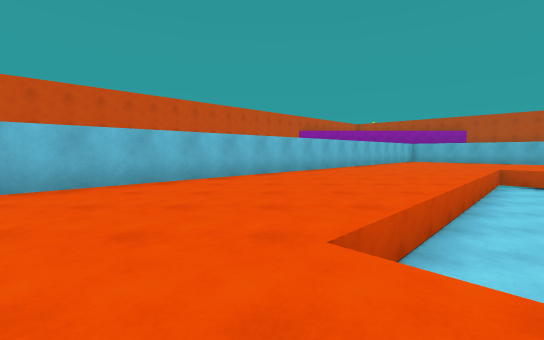
view 1 (above)

14 first-person views from a walk through a scene from a Unity 3-D project. The camera is 1.2 m above the floor, tilts 4° down and sees 90° across. The floor is counted in squares, 2 m on a side. Each view is taken from the middle of a square. On the plan, view 1 faces up. The plan holds only what a view shows up to about 9 squares ahead; the rest is blank. The place goes on beyond the plan. The player is left out.

view 2
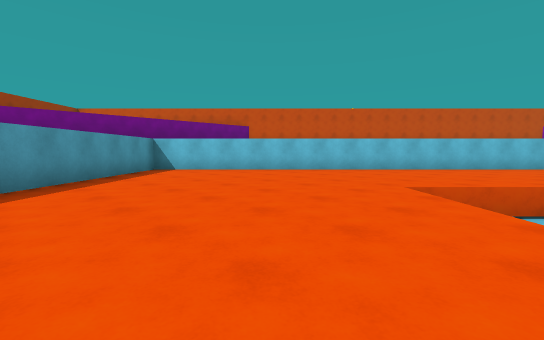

view 3
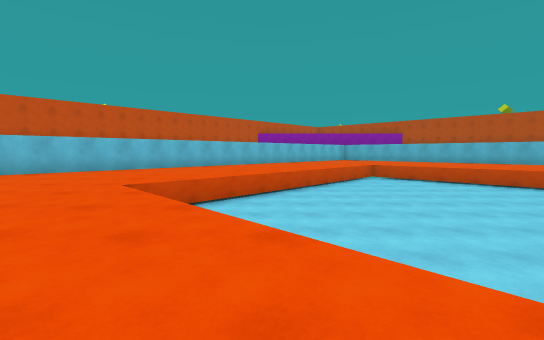

view 4
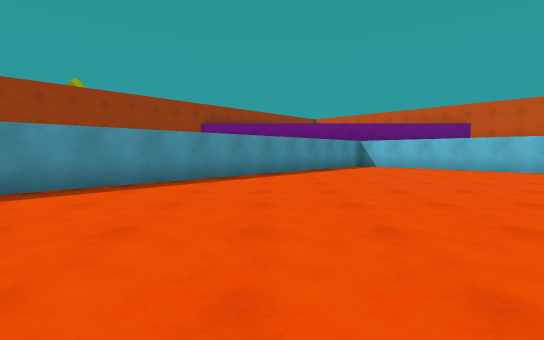

view 5
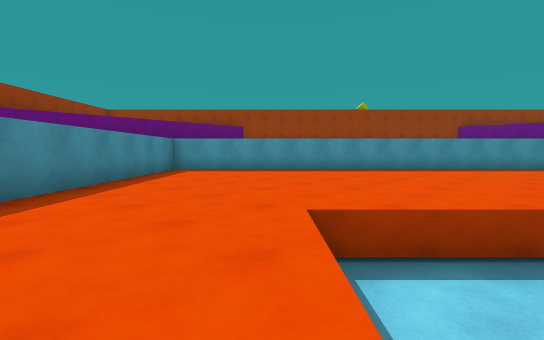

view 6
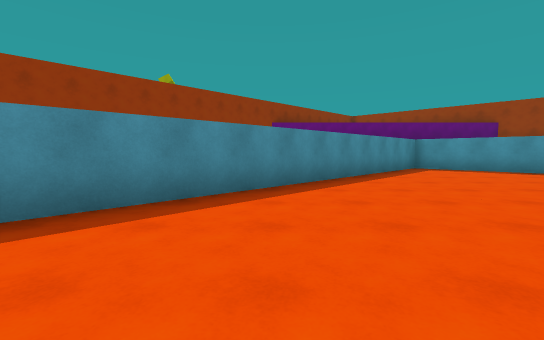

view 7
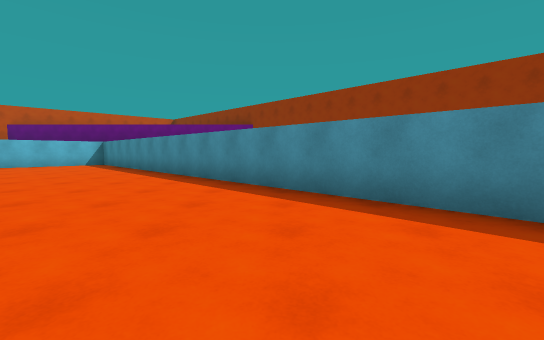

view 8
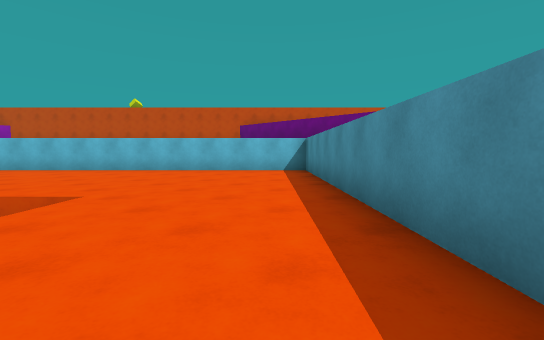

view 9
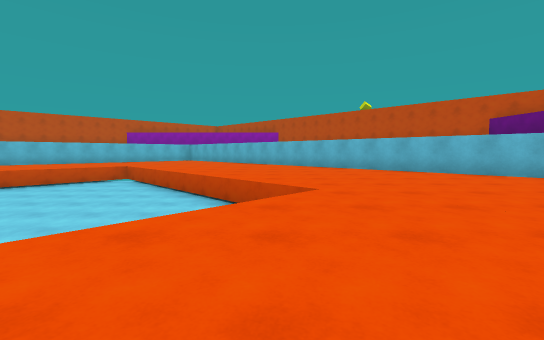

view 10
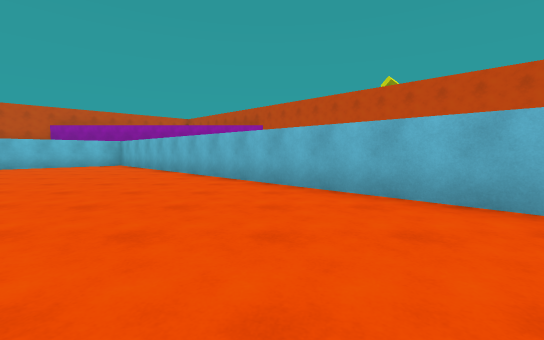

view 11
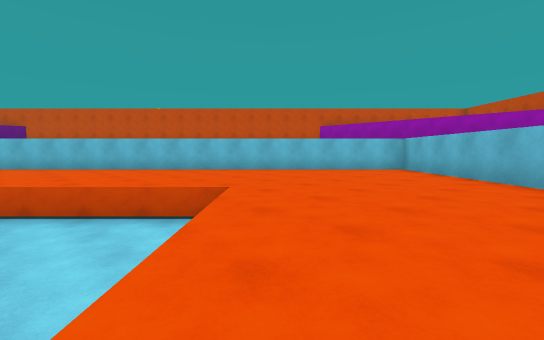

view 12
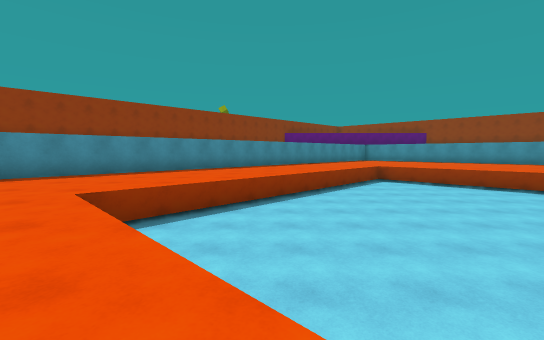

view 13
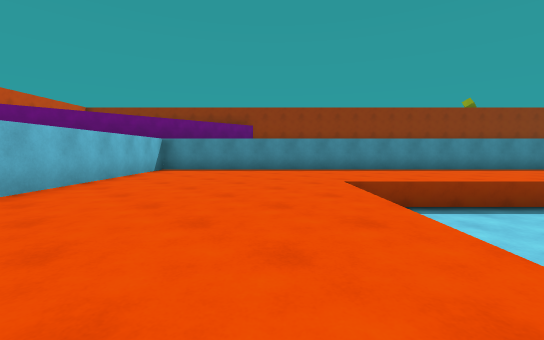

view 14
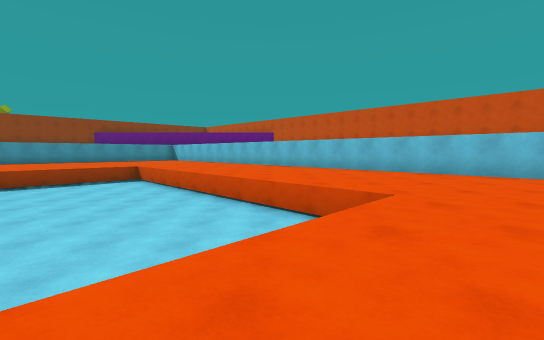

### Floor plan
Key: @ floor where view 1 was taken; # wall or solid block; . floor; v drop or lower ground.
Columns run from 7 left of view 1 to 20 right of it. Each row starts with its distance up from view 1.
 15              ####
 14             ##..##
 13            ##....##
 12           ##......##
 11          ##........##
 10         ##..........##
  9        ##............##
  8       ##......vv......##
  7      ##......vvvv......##
  6     ##......vvvvvv......##
  5    ##......vvvvvvvv......##
  4   ##......vvvvvvvvvv......##
  3  ##......vvvvvvvvvvvv......#
  2 ##......vvvvvvvvvvvvv.....##
  1 #........vvvvvvvvvvv.....##
  0 #......@..vvvvvvvvv.....##
 -1 ##.........vvvvvvv.....##
 -2  ##.........vvvvv.....##
 -3   ##.........vvv.....##
 -4    ##.........v.....##
 -5     ##.............##
 -6      ##...........##
 -7       ##.........##
 -8        ##.......##
 -9         ##.....##
-10          ##...##
-11           ##.##
-12            ###

Where each view was taken, in squares from view 1:
view 1: 0 up, 0 right, facing up
view 2: 3 down, 2 right, facing up-left
view 3: 3 down, 3 right, facing up
view 4: 3 down, 4 right, facing left
view 5: 3 down, 9 right, facing down-left
view 6: 2 down, 10 right, facing down
view 7: 4 down, 8 right, facing right
view 8: 2 down, 13 right, facing up-right
view 9: 2 down, 13 right, facing up
view 10: 4 up, 14 right, facing up
view 11: 6 up, 11 right, facing up-left
view 12: 6 up, 11 right, facing down
view 13: 7 up, 11 right, facing down-right
view 14: 7 up, 11 right, facing left
